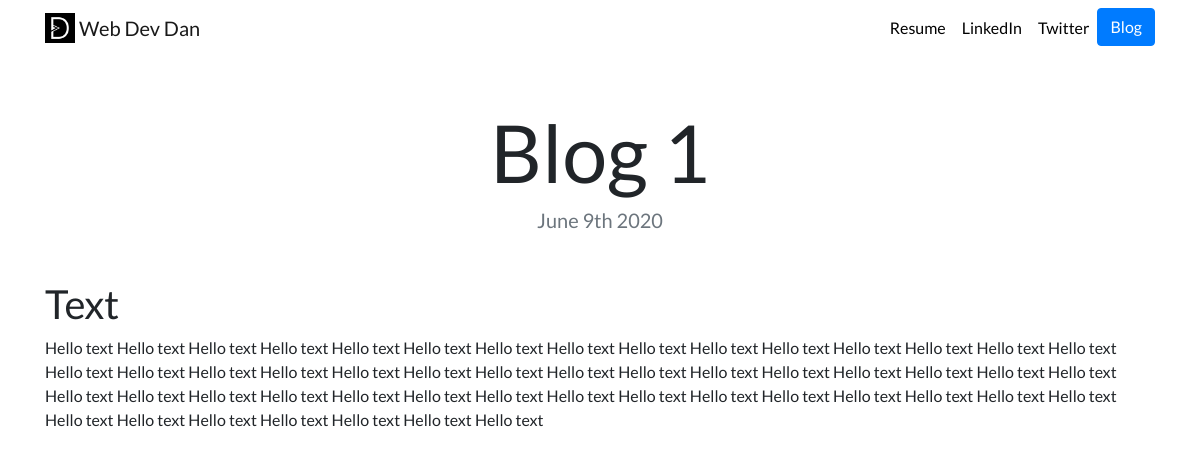
The app's page /blog/4/ with its own data.
### blog/models.py (models this page shows, shortened)
class Blog(models.Model):
    title = models.CharField(max_length=200)
    description = models.TextField()
    date = models.DateField ()

### blog/views.py (the view)
# urls.py: path("<int:blog_id>/", views.detail, name='detail'),
def detail(request, blog_id):
    blog = get_object_or_404(Blog, pk=blog_id)
    return render(request, "blog/detail.html", {"blog":blog})

### blog/templates/blog/detail.html
{% extends "portfolio/base.html" %}
{% load static %}
{% block content %}
<h1 class="text-center mt-5" id="blogdetailtitle">{{ blog.title }}</h1>
<h5 class="text-center text-muted mb-5">{{ blog.date|date:'F jS Y' }}</h5>
{{ blog.description|safe }}
{% endblock %}

### portfo/static/portfolio/custom.css (style rules this page uses)
body { font-family: 'Lato', sans-serif; }
@media (min-width: 992px) { #blogdetailtitle { font-size: 5rem; } }

### records on screen
Blog: title "Blog 1", date "June 9th 2020", description "Text Hello text Hello text Hello text Hello text Hello text Hello text Hello text Hello text Hello text Hello text Hello text Hello text Hello text Hello text Hello text Hello text Hello text Hello text Hello text Hello text Hello text Hello text Hello text Hello text Hello text Hello text Hello text Hello text Hello text Hello text Hello text Hello text Hello text Hello text Hello text Hello text Hello text Hello text Hello text Hello text Hello text Hello text Hello text Hello text Hello text Hello text Hello text Hello text Hello text Hello text Hello text Hello text"
